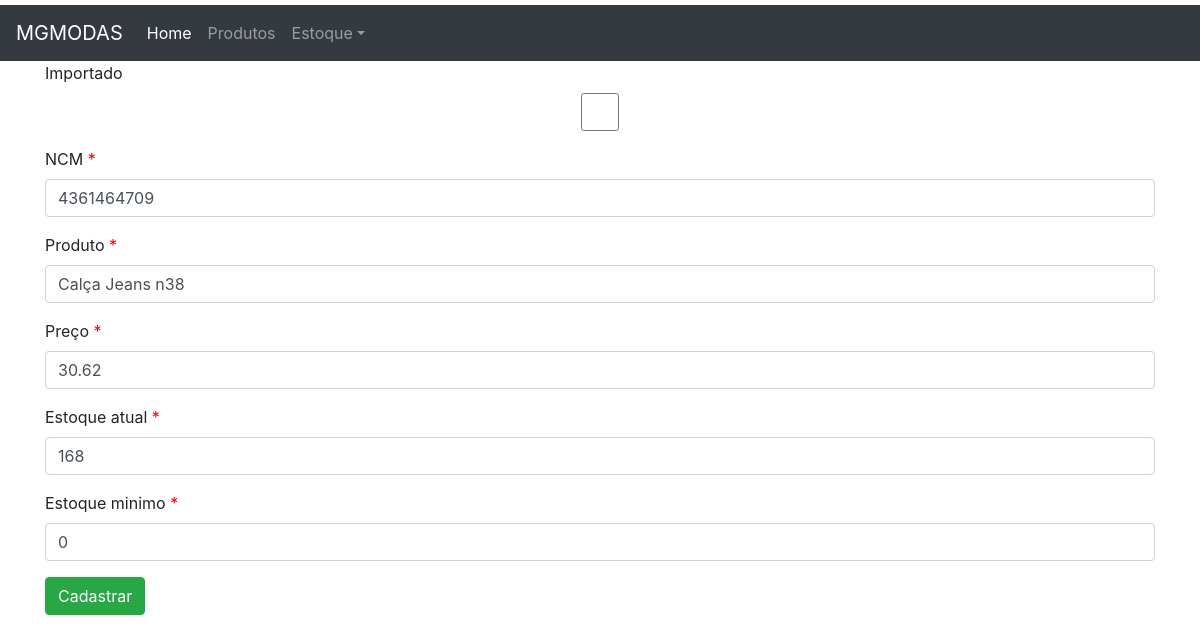
Page /produto/2/edit on the committed database.
### produto/models.py (models this page shows, shortened)
class Produto(models.Model):
    importado = models.BooleanField(default=False)
    ncm= models.CharField('NCM',max_length=10)
    produto = models.CharField('Produto',max_length=100, unique=True)
    preco= models.DecimalField('preço',decimal_places=2,max_digits=10)
    estoque= models.IntegerField('estoque atual',)
    estoque_minimo= models.PositiveIntegerField('estoque minimo',default=0)
    class Meta:
        ordering = ('produto',)

### produto/views.py (the view)
# urls.py: path('<int:pk>/edit', v.ProdutoUpdate.as_view(), name='produto_edit'),
class ProdutoUpdate(UpdateView):
    model = Produto
    template_name = 'produto_form.html'
    form_class = ProdutoForm

### produto/forms.py
class ProdutoForm(forms.ModelForm):
    class Meta:
        model = Produto
        fields = '__all__'

### produto/templates/produto_form.html (shortened to what this page needs)
{% extends "base.html" %}
{% load widget_tweaks %}
{%block content%}
<form method="POST" novalidate>
    {% for field in form.visible_fields %}
        <div class="form-group{%if field.errors%} has-error {%endif%}">
                <label for="{{ field.id_for_label }}">
                    {% if field.field.required %}
                        <span class="required">{{ field.label }} </span>
                    {%else %}
                       {{ field.label }}
                    {%endif%}
                </label>
            {% render_field field class="form-control" %}
        </div>
    {%endfor%}
    <button type="submit" class="btn btn-success">Cadastrar</button>
</form>
{%endblock content%}

### produto/templates/produto_form.html (style rules this page uses)
span.required:after { content:"*"; color:red; }

### core/templates/base.html (style rules this page uses)
body { margin-top: 5px; }

### rows in the picture
Produto: ncm "4361464709" "Calça Jeans n38" "30.62" "168" "0"

### other values in the picture
{{ field.label }} "Importado"
{{ field.label }} "NCM" "Produto" "Preço" "Estoque atual" "Estoque minimo"
